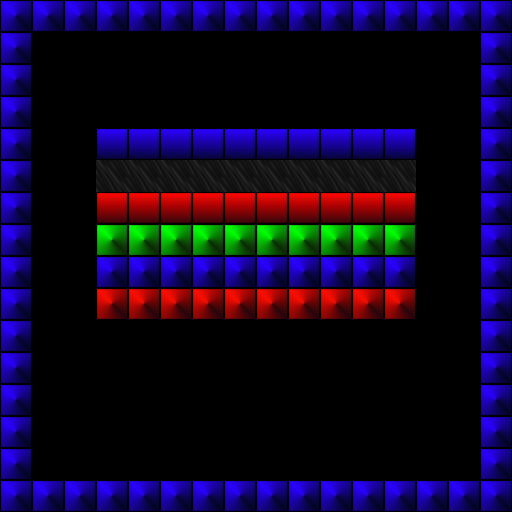

The image is a tile-based game level rendered from a .tmx file. Its description and complete source (layers, tilesets, objects, tile grids) follow:
An orthogonal 16x16 tile map with 32x32 px tiles, 1 tile layer (Tile Layer 1).

<map version="1.10" tiledversion="1.11.0" orientation="orthogonal" renderorder="right-down" width="16" height="16" tilewidth="32" tileheight="32" infinite="0" nextlayerid="2" nextobjectid="1">
 <tileset firstgid="1" source="../../tiles/orthogonal_1.tsx" />
 <layer id="1" name="Tile Layer 1" width="16" height="16">
  <data encoding="csv">
2,2,2,2,2,2,2,2,2,2,2,2,2,2,2,2,
2,0,0,0,0,0,0,0,0,0,0,0,0,0,0,2,
2,0,0,0,0,0,0,0,0,0,0,0,0,0,0,2,
2,0,0,0,0,0,0,0,0,0,0,0,0,0,0,2,
2,0,0,3,3,3,3,3,3,3,3,3,3,0,0,2,
2,0,0,1,1,1,1,1,1,1,1,1,1,0,0,2,
2,0,0,5,5,5,5,5,5,5,5,5,5,0,0,2,
2,0,0,6,6,6,6,6,6,6,6,6,6,0,0,2,
2,0,0,2,2,2,2,2,2,2,2,2,2,0,0,2,
2,0,0,4,4,4,4,4,4,4,4,4,4,0,0,2,
2,0,0,0,0,0,0,0,0,0,0,0,0,0,0,2,
2,0,0,0,0,0,0,0,0,0,0,0,0,0,0,2,
2,0,0,0,0,0,0,0,0,0,0,0,0,0,0,2,
2,0,0,0,0,0,0,0,0,0,0,0,0,0,0,2,
2,0,0,0,0,0,0,0,0,0,0,0,0,0,0,2,
2,2,2,2,2,2,2,2,2,2,2,2,2,2,2,2
</data>
 </layer>
</map>